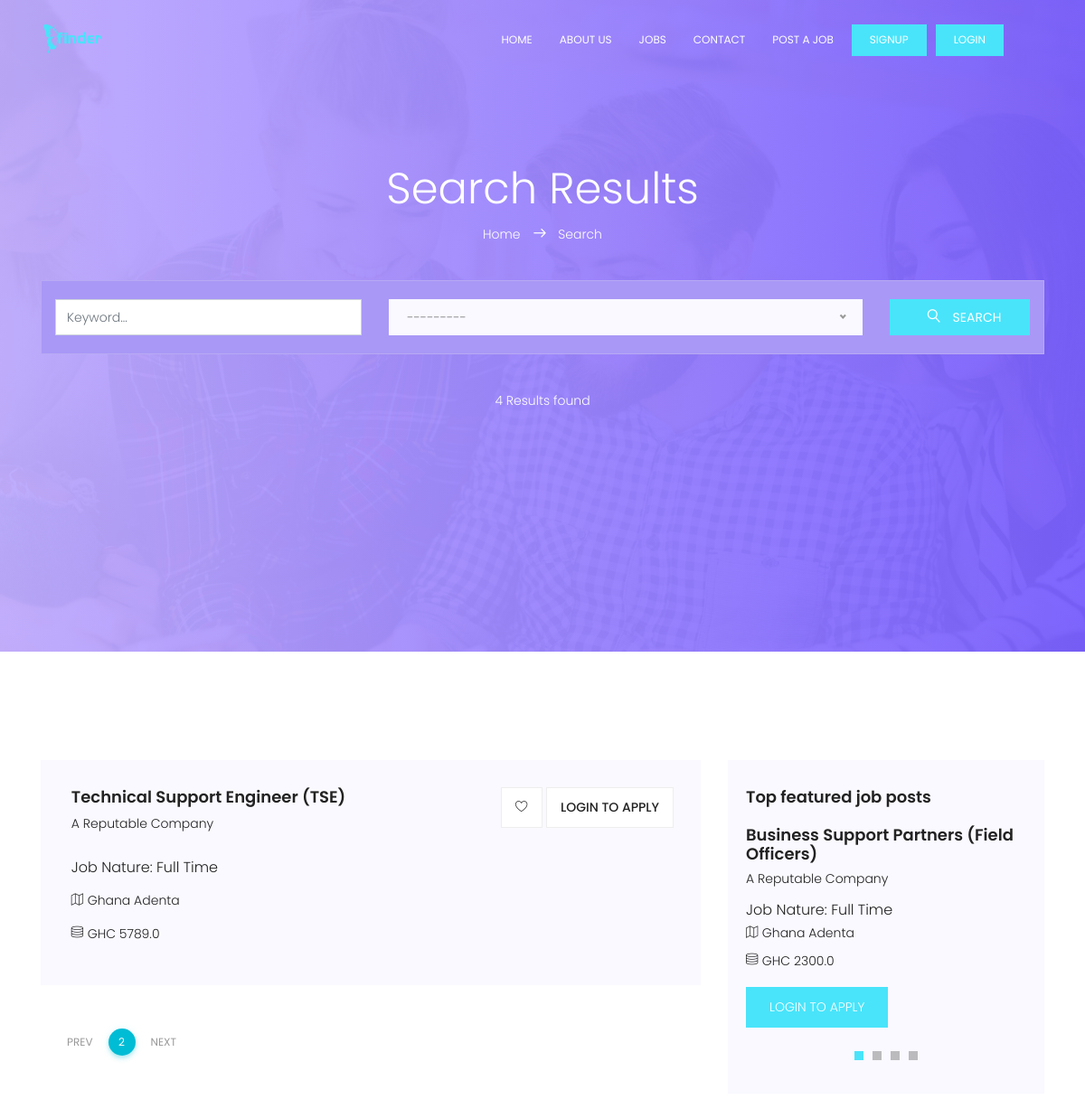
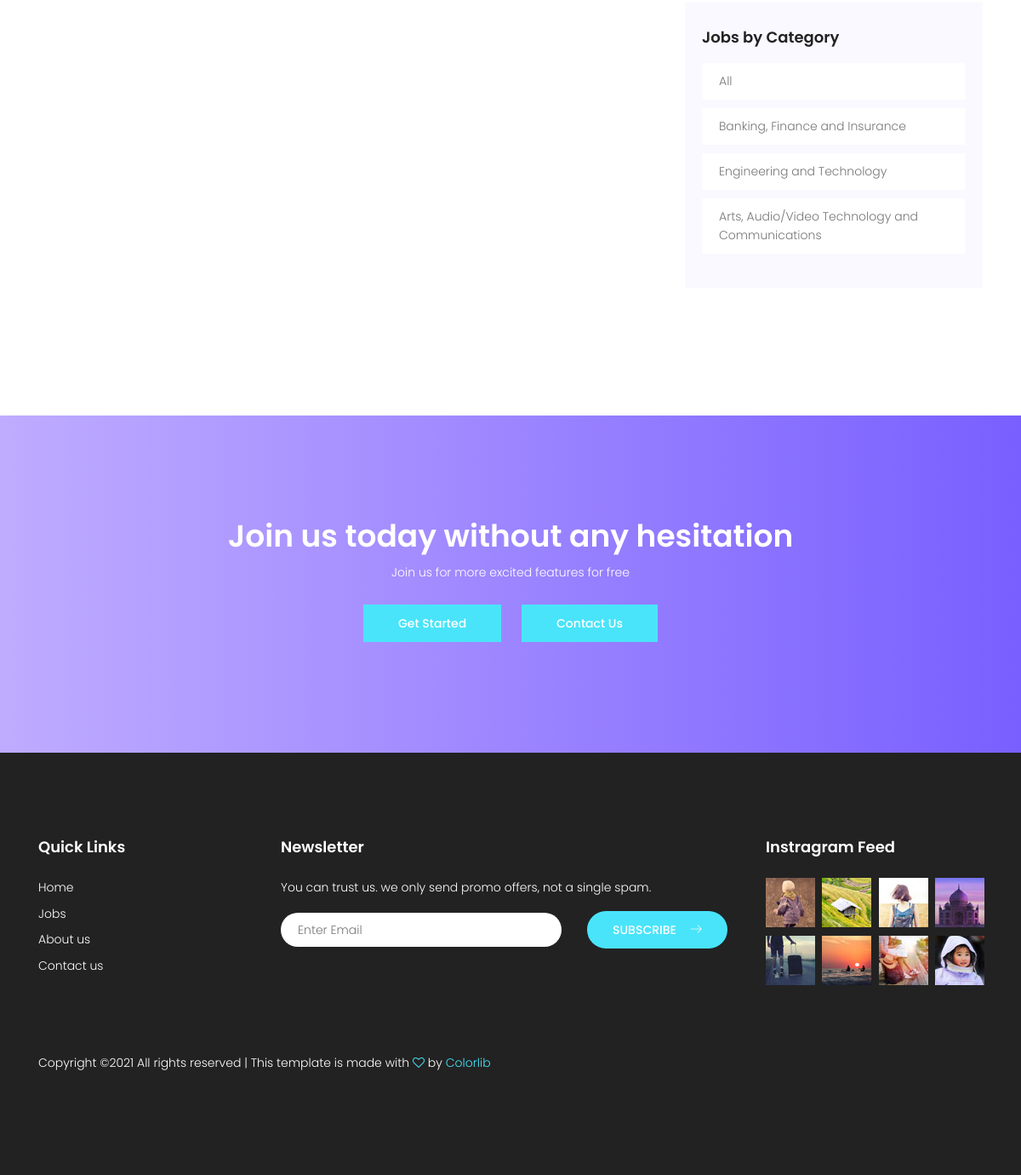
The page /jobs?page=2 on the database its author committed (2 pictures, top to bottom).
### portal/models.py (models this page shows, shortened)
class Job(models.Model):
    company_name = models.CharField(max_length=200)
    job_title = models.CharField(max_length=200)
    company_email = models.EmailField(blank=True, null=True)
    category = models.ForeignKey(
        Category, on_delete=models.CASCADE, default='Others')
    job_type = models.CharField(max_length=20, choices=_job_Type, default=1)
    description = RichTextField()
    location = models.CharField(max_length=150)
    salary = models.FloatField(blank=True, null=True)
    application_url = models.URLField(blank=True, null=True)
    slug = models.SlugField(blank=True, null=True)
    created = models.DateTimeField(auto_now_add=True)
    featured = models.BooleanField(default=False)
    approved = models.BooleanField(default=True)
    class Meta:
        ordering = ['-created']

class Category(models.Model):
    category = models.CharField(max_length=100)
    created = models.DateTimeField(auto_now_add=True)
    class Meta:
        verbose_name_plural = 'Categories'
        ordering = ['id']
    def __str__(self):
        return self.category

### portal/views.py (the view)
# urls.py: path('jobs', jobs, name="jobs"),
def jobs(request):
    filters = JobFilter(
        request.GET, queryset=Job.objects.filter(approved=True))
    paginator = Paginator(filters.qs, 1)
    page_number = request.GET.get('page', 1)
    page_objects = paginator.get_page(page_number)
    context = {
        'filters': filters,
        'page_objects': page_objects,
        'paginator': paginator
    }
    return render(request, 'portal/search.html', context)

### portal/context_processors.py (called while the page is built)
def Processors(request):
    jobs = Job.objects.filter(approved=True).order_by('-created')
    categories = Category.objects.all().order_by('id')
    blogs = Blog.objects.filter(published=True).order_by('-id')
    blog_count = blogs.count()
    return {
        'categories': categories,
        'jobs': jobs,
        'blog_count': blog_count,
        'blogs': blogs,
    }

### templates/portal/search.html (shortened to what this page needs)
{% extends 'base.html' %}
{% load static %}
{% block content %}
			<section class="banner-area relative" id="home">
				<div class="container">
					<div class="row search-page-top d-flex align-items-center justify-content-center">
						<div class="banner-content col-lg-12">
							<h1 class="text-white">
								Search Results
							</h1>
							<p class="text-white link-nav">
								<a href="{% url 'home' %}">Home </a> <span class="lnr lnr-arrow-right"></span> <a href="#">	 Search</a>
							</p>
							<form action="" method="GET" class="serach-form-area">
								<div class="row justify-content-center form-wrap">
									<div class="col-lg-4 form-cols">
									{{filters.form.job_title}}
									</div>
									<div style="width: 100% !important;"  class="col-lg-6 form-cols">
									<div class="default-select" id="default-selects">
									</div>
									</div>
									<div class="col-lg-2 form-cols">
									    <button type="submit" class="btn btn-info">
									      <span class="lnr lnr-magnifier"></span> Search
									    </button>
									</div>
								</div>
							</form>
							<p class="text-white">{{paginator.count}} Results found</p>
						</div>
					</div>
				</div>
			</section>
			<section class="post-area section-gap">
				<div class="container">
					<div class="row justify-content-center d-flex">
						<div class="col-lg-8 post-list">
							{% for job in page_objects %}
								<div class="single-post d-flex flex-row">
									<div class="details"  style="width: 100% !important;">
										<div class="title d-flex flex-row justify-content-between">
											<div class="titles">
												<a href="{% url 'detail' job.slug %}"><h4>{{job.job_title}}</h4></a>
												<h6>{{job.company_name}}</h6>
											</div>
											<ul class="btns">
												<li><a href="{% url 'detail' job.slug %}"><span class="lnr lnr-heart"></span></a></li>
												{% if request.user.is_authenticated %}
												<li><a href="{% url 'detail' job.slug %}">Apply</a></li>
												{% else %}
												<li><a href="{% url 'login' %}">Login to apply</a></li>
												{% endif %}
											</ul>
										</div>
										<h5>Job Nature: {{job.job_type}}</h5>
										<p class="address"><span class="lnr lnr-map"></span> {{job.location}}</p>
										{% if job.salary %}
										<p class="address"><span class="lnr lnr-database"></span> GHC {{job.salary}}</p>
										{% endif %}
									</div>
								</div>
								{% empty %}
								<h3> No job post found </h4>
							{% endfor %}
							 <div class="container mt-5">
								<ul class="pagination pagination-info">
								 {% if page_objects.has_previous  %}
								<li class="page-item">
								<a href="?page={{page_objects.previous_page_number}}" class="page-link">PREV</a>
								</li>
								{% endif %}
								<li class="active page-item">
								<a href="javascript:void(0);" class="page-link">{{page_objects.number}}</a>
								</li>
								{% if page_objects.has_next  %}
								<li class="page-item">
								<a href="?page={{page_objects.next_page_number }}" class="page-link">NEXT</a>
								</li>
								{% endif %}
							</ul>
							 </div>
						</div>
						<div class="col-lg-4 sidebar">
							{% if jobs.count > 1 %}
							<div class="single-slidebar">
								<h4>Top featured job posts</h4>
								<div class="active-relatedjob-carusel">
								{% for job in jobs|slice:":4" %}
									<div class="single-rated">
										<a href="{% url 'detail' job.slug %}"><h4>{{job.job_title|title}}</h4></a>
										<h6>{{job.company_name|title}}</h6>
										<h5>Job Nature: {{job.job_type}}</h5>
										<p class="address"><span class="lnr lnr-map"></span> {{job.location}}</p>
										{% if job.salary %}
										<p class="address"><span class="lnr lnr-database"></span> GHC {{job.salary}}</p>
										{% endif %}
										{% if request.user.is_authenticated %}
										<a href="{% url 'detail' job.slug %}" class="btns text-uppercase">Apply job</a>
										{% else %}
										<a href="{% url 'login' %}" class="btns text-uppercase">Login to apply</a>
										{% endif %}
									</div>
								{% endfor %}
								</div>
							</div>
							{% endif %}
							<div class="single-slidebar">
								<h4>Jobs by Category </h4>
								<ul class="cat-list">
								<li>
									<a class="justify-content-between d-flex" href="{% url 'jobs' %}">
									<p>All</p>
									</a>
									</li>
								{% for category in categories|slice:":10" %}
									<li>
									<a class="justify-content-between d-flex" href="javascript:void(0);">
									<p>{{category.category}}</p>
									</a>
									</li>
								{% endfor %}
								</ul>
							</div>
						</div>
					</div>
				</div>
			</section>
			{% if not request.user.is_authenticated %}
			<section class="callto-action-area section-gap" id="join">
				<div class="container">
					<div class="row d-flex justify-content-center">
						<div class="menu-content col-lg-9">
							<div class="title text-center">
								<h1 class="mb-10 text-white">Join us today without any hesitation</h1>
								<p class="text-white">
								Join us for more excited features for free
								</p>
								<a class="primary-btn" href="{% url 'signup' %}">Get started</a>
								<a class="primary-btn" href="{% url 'contact' %}">Contact us</a>
							</div>
						</div>
					</div>
				</div>
			</section>
			{% endif %}
{% endblock %}

### rows shown on the page
Job: job_title "Technical Support Engineer (TSE)", company_name "A Reputable Company", job_type "Full Time", location "Ghana Adenta", salary "5789.0"
Job: job_title "Business Support Partners (Field Officers)", company_name "A Reputable Company", job_type "Full Time", location "Ghana Adenta", salary "2300.0"
Category: category "Banking, Finance and Insurance"
Category: category "Engineering and Technology"
Category: category "Arts, Audio/Video Technology and Communications"

### other values the page prints
{{ paginator.count }} "4"
{{ page_objects.number }} "2"
